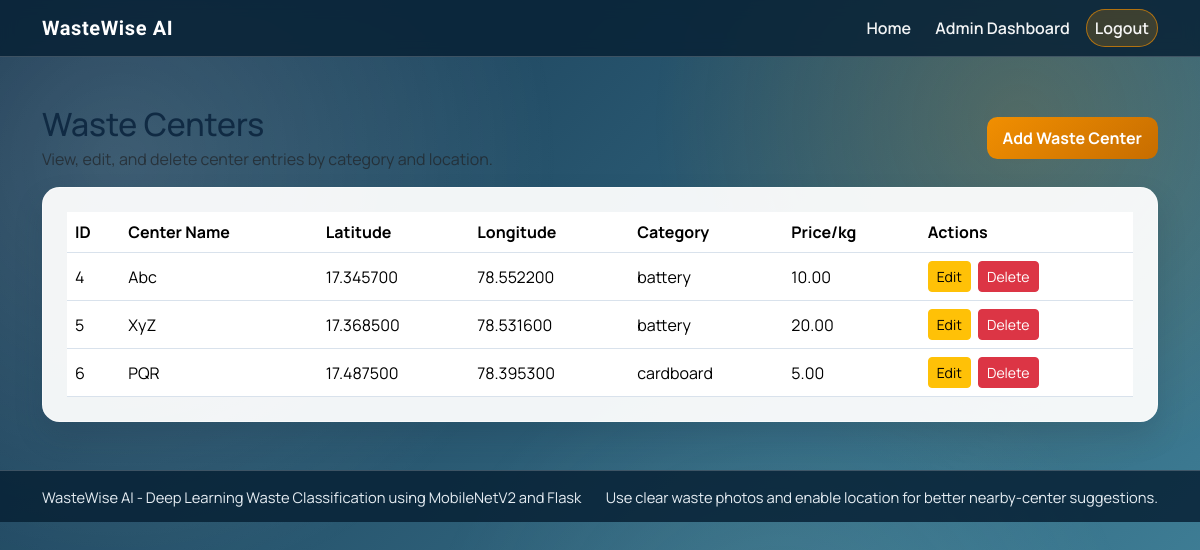
The app's page /admin/dashboard (signed in) with its own data.
### tables this page shows
CREATE TABLE waste_centers (
            id INTEGER PRIMARY KEY AUTOINCREMENT,
            center_name TEXT NOT NULL,
            latitude REAL NOT NULL,
            longitude REAL NOT NULL,
            category TEXT NOT NULL,
            price_per_kg REAL NOT NULL
        );

### app.py (the view)
@app.route("/admin/dashboard")
@admin_required
def admin_dashboard():
    centers = get_db().execute(
        "SELECT * FROM waste_centers ORDER BY category, center_name"
    ).fetchall()
    return render_template("admin_dashboard.html", centers=centers)

### app.py (called while the page is built)
def get_db():
    if "db" not in g:
        g.db = sqlite3.connect(app.config["DATABASE"])
        g.db.row_factory = sqlite3.Row
    return g.db

@app.teardown_appcontext
def close_connection(_exception):
    db = g.pop("db", None)
    if db is not None:
        db.close()

def admin_required(route_func):
    @wraps(route_func)
    def wrapper(*args, **kwargs):
        if not session.get("admin_logged_in"):
            flash("Please log in as admin to continue.", "warning")
            return redirect(url_for("admin_login"))
        return route_func(*args, **kwargs)
    return wrapper

### templates/admin_dashboard.html (shortened to what this page needs)
{% extends "base.html" %}
{% block page_name %}admin-dashboard{% endblock %}
{% block content %}
<div class="d-flex flex-wrap justify-content-between align-items-center gap-2 mb-3">
    <div>
        <h2 class="mb-1">Waste Centers</h2>
        <p class="text-muted mb-0">View, edit, and delete center entries by category and location.</p>
    </div>
    <a href="{{ url_for('add_center') }}" class="btn btn-accent">Add Waste Center</a>
</div>
{% if centers %}
    <div class="table-responsive content-card">
        <table class="table table-hover align-middle mb-0">
            <thead>
                <tr>
                    <th>ID</th>
                    <th>Center Name</th>
                    <th>Latitude</th>
                    <th>Longitude</th>
                    <th>Category</th>
                    <th>Price/kg</th>
                    <th>Actions</th>
                </tr>
            </thead>
            <tbody>
                {% for center in centers %}
                <tr>
                    <td>{{ center.id }}</td>
                    <td>{{ center.center_name }}</td>
                    <td>{{ '%.6f'|format(center.latitude) }}</td>
                    <td>{{ '%.6f'|format(center.longitude) }}</td>
                    <td>{{ center.category }}</td>
                    <td>{{ '%.2f'|format(center.price_per_kg) }}</td>
                    <td>
                        <a href="{{ url_for('edit_center', center_id=center.id) }}" class="btn btn-sm btn-warning me-1">Edit</a>
                        <form method="POST" action="{{ url_for('delete_center', center_id=center.id) }}" class="d-inline delete-center-form" data-confirm-delete="true">
                            <button type="submit" class="btn btn-sm btn-danger">Delete</button>
                        </form>
                    </td>
                </tr>
                {% endfor %}
            </tbody>
        </table>
    </div>
{% else %}
    <div class="content-card">
        <p class="text-muted mb-2">No waste centers added yet.</p>
        <a href="{{ url_for('add_center') }}" class="btn btn-accent">Add First Center</a>
    </div>
{% endif %}
{% endblock %}

### templates/base.html (shortened to what this page needs)
<!DOCTYPE html>
<html lang="en">
<head>
    <link href="https://cdn.jsdelivr.net/npm/bootstrap@5.3.3/dist/css/bootstrap.min.css" rel="stylesheet">
    <link rel="stylesheet" href="{{ url_for('static', filename='css/style.css') }}">
</head>
<body data-page="{% block page_name %}default{% endblock %}" data-location-needed="{% if location_pending is defined and location_pending %}true{% else %}false{% endif %}">
    <nav class="navbar navbar-expand-lg app-navbar sticky-top">
        <div class="container">
            <a class="navbar-brand brand-text" href="{{ url_for('index') }}">WasteWise AI</a>
            <div class="collapse navbar-collapse" id="mainNav">
                <ul class="navbar-nav ms-auto align-items-lg-center gap-lg-2">
                    <li class="nav-item"><a class="nav-link" href="{{ url_for('index') }}">Home</a></li>
                    {% if session.admin_logged_in %}
                        <li class="nav-item"><a class="nav-link" href="{{ url_for('admin_dashboard') }}">Admin Dashboard</a></li>
                        <li class="nav-item"><a class="nav-link nav-pill" href="{{ url_for('logout') }}">Logout</a></li>
                    {% elif session.user_id %}
                        <li class="nav-item"><a class="nav-link" href="{{ url_for('user_upload') }}">Classify Waste</a></li>
                        <li class="nav-item"><a class="nav-link nav-pill" href="{{ url_for('logout') }}">Logout</a></li>
                    {% else %}
                        <li class="nav-item"><a class="nav-link" href="{{ url_for('user_login') }}">User Login</a></li>
                        <li class="nav-item"><a class="nav-link" href="{{ url_for('user_register') }}">Register</a></li>
                        <li class="nav-item"><a class="nav-link nav-pill" href="{{ url_for('admin_login') }}">Admin</a></li>
                    {% endif %}
                </ul>
            </div>
        </div>
    </nav>
    <main class="container py-4 py-lg-5 content-shell">
        {% block content %}{% endblock %}
    </main>
    <footer class="app-footer mt-auto">
        <div class="container d-flex flex-column flex-md-row justify-content-between align-items-md-center gap-2">
            <span>WasteWise AI - Deep Learning Waste Classification using MobileNetV2 and Flask</span>
            <span class="text-md-end">Use clear waste photos and enable location for better nearby-center suggestions.</span>
        </div>
    </footer>
</body>
</html>

### static/css/style.css (style rules this page uses)
:root { --bg-1: #0c2d48; --bg-2: #145374; --bg-3: #1f6f8b; --text-main: #102a43; --text-soft: #486581; --panel: rgba(255, 255, 255, 0.94); --brand: #f18f01; --brand-dark: #c76d00; --line: #d9e2ec; --success-soft: #e3fcec; }
* { box-sizing: border-box; }
html, body { min-height: 100%; }
body { margin: 0; color: var(--text-main); font-family: "Manrope", sans-serif; line-height: 1.5; background: linear-gradient(135deg, rgba(12, 45, 72, 0.96), rgba(31, 111, 139, 0.84)), url("https://images.unsplash.com/photo-1532996122724-e3c354a0b15b?auto=format&fit=crop&w=1700&q=80") center/cover fixed; display: flex; flex-direction: column; position: relative; }
.content-shell { position: relative; z-index: 2; }
.app-navbar { background: rgba(8, 33, 53, 0.85); backdrop-filter: blur(8px); border-bottom: 1px solid rgba(255, 255, 255, 0.2); z-index: 3; }
.brand-text { color: #ffffff; font-family: "Sora", sans-serif; font-weight: 700; letter-spacing: 0.03em; }
.nav-link { color: rgba(255, 255, 255, 0.95); font-weight: 600; }
.nav-pill { background: rgba(241, 143, 1, 0.2); border: 1px solid rgba(241, 143, 1, 0.65); border-radius: 999px; padding: 0.4rem 0.9rem; }
.content-card { border: 1px solid rgba(255, 255, 255, 0.55); border-radius: 1.1rem; padding: clamp(1rem, 2vw, 1.6rem); background: var(--panel); box-shadow: 0 14px 28px rgba(31, 56, 77, 0.2); }
.btn-accent { background: linear-gradient(140deg, var(--brand), var(--brand-dark)); border: none; color: #ffffff; font-weight: 700; border-radius: 0.65rem; padding: 0.58rem 1rem; }
.table thead { background: #f0f4f8; }
.table > :not(caption) > * > * { border-bottom-color: #d9e2ec; }
.app-footer { margin-top: auto; padding: 0.9rem 0; color: #e6edf3; background: rgba(8, 33, 53, 0.85); border-top: 1px solid rgba(255, 255, 255, 0.2); position: relative; z-index: 2; font-size: 0.92rem; }

### records on screen
waste_centers: id "4", center_name "Abc", latitude "17.345700", longitude "78.552200", category "battery", price_per_kg "10.00"
waste_centers: id "5", center_name "XyZ", latitude "17.368500", longitude "78.531600", category "battery", price_per_kg "20.00"
waste_centers: id "6", center_name "PQR", latitude "17.487500", longitude "78.395300", category "cardboard", price_per_kg "5.00"
